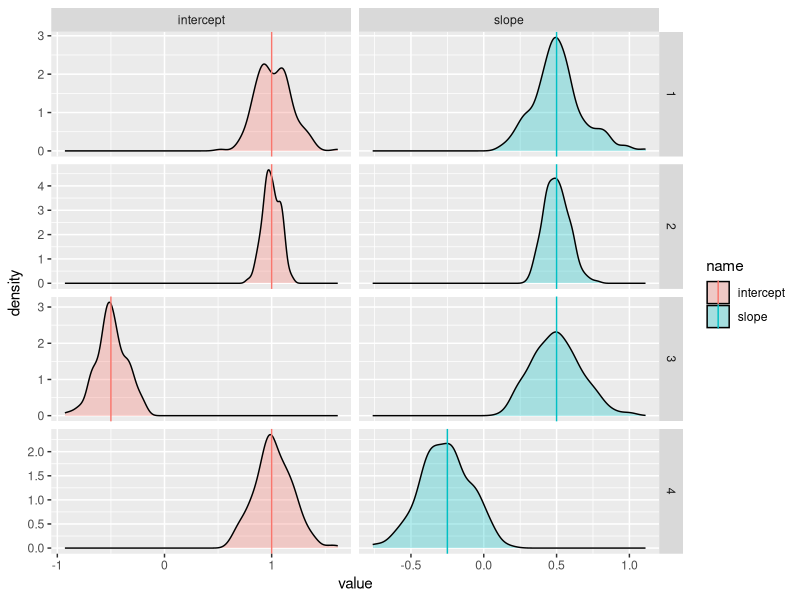
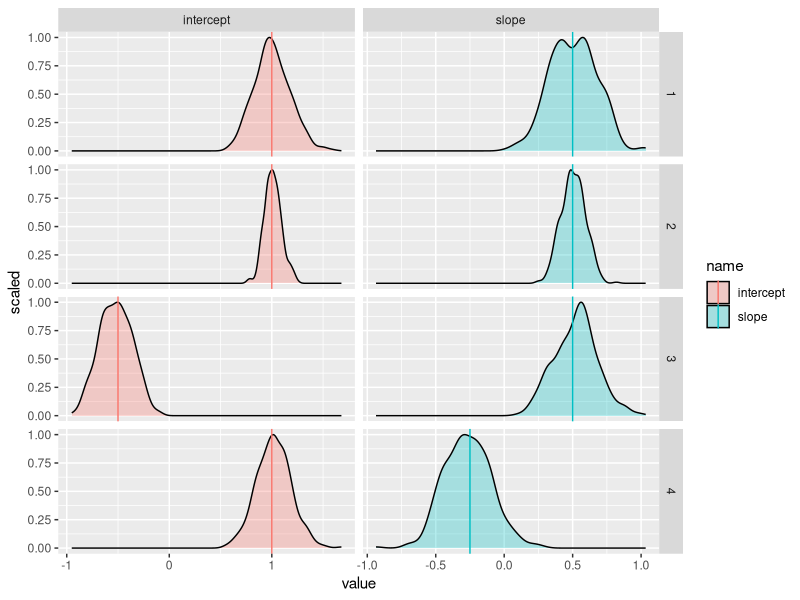
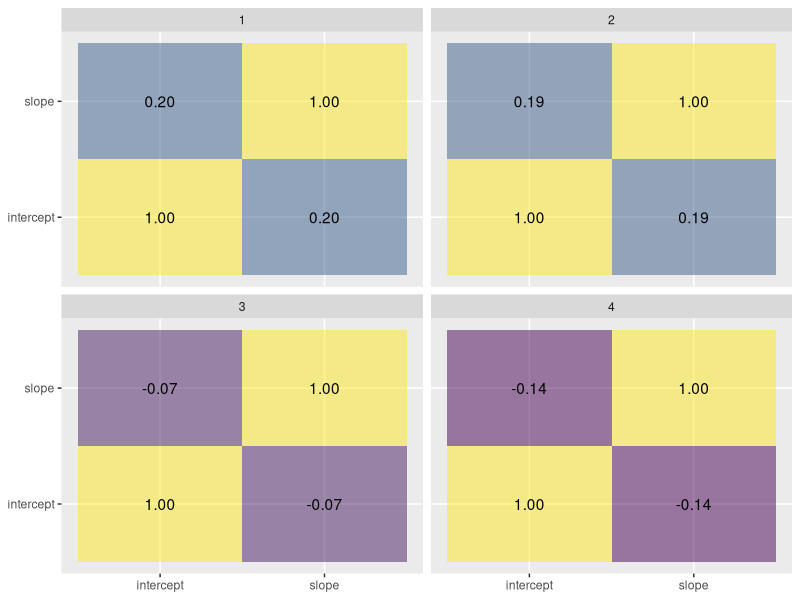
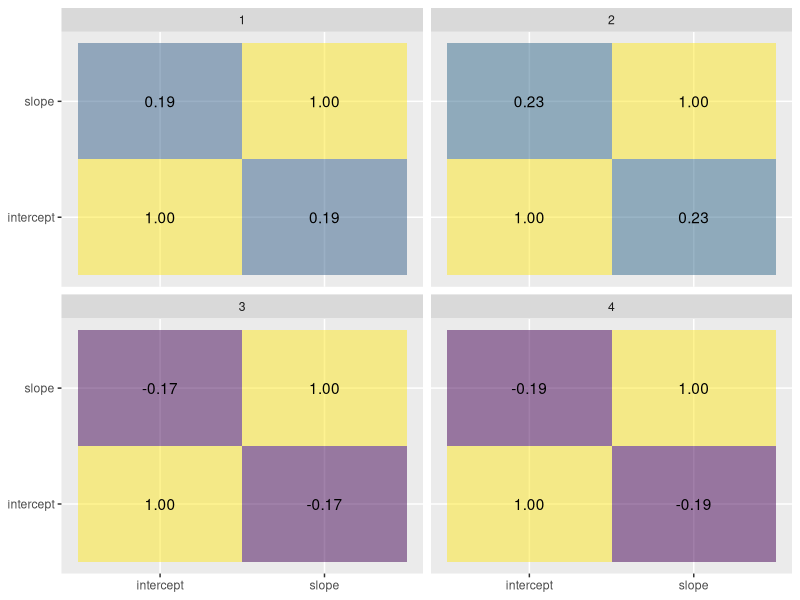
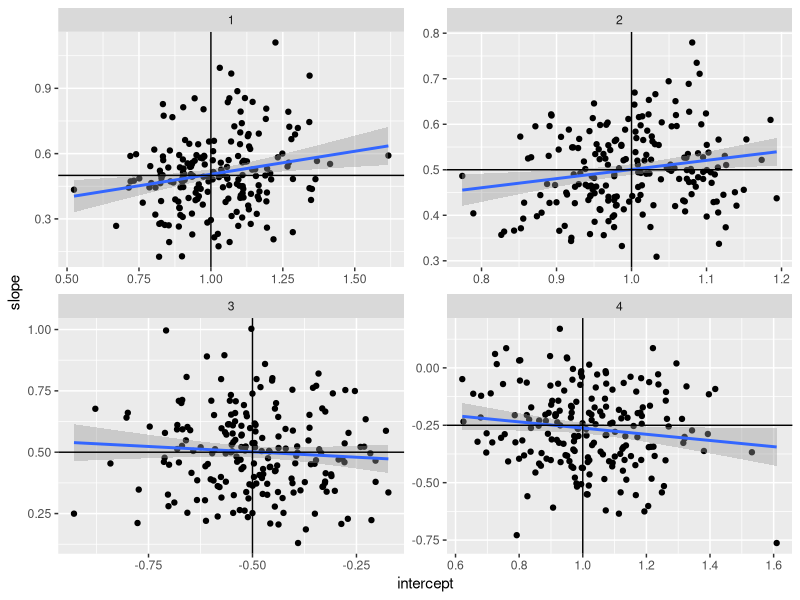
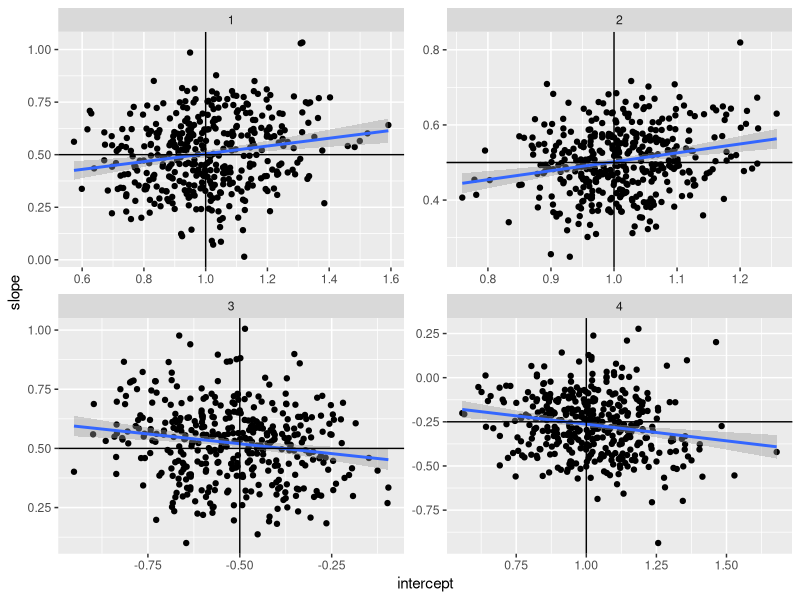

These charts were generated, in order, by the following R code:
## ---- chunk 1
library(tidyverse)
## ---- chunk 2
generate.and.estimate.logit.regression.1 <- function(n, intercept, slope) {
  x <- rnorm(n)
  y <- intercept + slope * x
  p <- plogis(y)
  c <- sapply(p, rbinom, n = 1, size = 1)
  model <- glm(
    formula = c ~ 1 + x,
    family = binomial(link = "logit")
  )
  result <- data.frame(
    intercept = coef(model)[[1]],
    slope = coef(model)[[2]]
  )
  return(result)
}
## ---- chunk 3
generate.and.estimate.logit.regression.2 <- function(n, intercept, slope) {
  x <- rnorm(n)
  y <- intercept + slope * x + rlogis(n)
  c <- y > 0
  model <- glm(
    formula = c ~ 1 + x,
    family = binomial(link = "logit")
  )
  result <- data.frame(
    intercept = coef(model)[[1]],
    slope = coef(model)[[2]]
  )
  return(result)
}
## ---- chunk 4
parameters <- tibble(
  parameter.set = seq(4),
  n.data = c(200, 800, 200, 200),
  intercept = c(1, 1, -0.5, 1),
  slope = c(0.5, 0.5, 0.5, -0.25)
)
parameters
## ---- chunk 5
estimated.parameters.1 <- parameters %>%
  expand_grid(
    run = seq(200)
  ) %>%
  rowwise() %>%
  mutate(
    generate.and.estimate.logit.regression.1(
      n = n.data,
      intercept = intercept,
      slope = slope
    )
  ) %>%
  ungroup()
estimated.parameters.1
## ---- chunk 6
estimated.parameters.2 <- parameters %>%
  expand_grid(
    run = seq(400)
  ) %>%
  rowwise() %>%
  mutate(
    generate.and.estimate.logit.regression.2(
      n = n.data,
      intercept = intercept,
      slope = slope
    )
  ) %>%
  ungroup()
estimated.parameters.2
## ---- chunk 7
ggplot() +
  geom_density(
    mapping = aes(
      x = value,
      fill = name
    ),
    data = estimated.parameters.1 %>%
      pivot_longer(
        cols = c("intercept", "slope")
      ),
    alpha = 0.3
  ) +
  geom_vline(
    mapping = aes(
      xintercept = value,
      col = name
    ),
    data = parameters %>%
      pivot_longer(
        cols = c("intercept", "slope")
      )
  ) +
  facet_grid(
    cols = vars(name),
    rows = vars(parameter.set),
    scales = "free"
  )
## ---- chunk 8
ggplot() +
  geom_density(
    mapping = aes(
      x = value,
      y = after_stat(scaled),
      fill = name
    ),
    data = estimated.parameters.2 %>%
      pivot_longer(
        cols = c("intercept", "slope")
      ),
    alpha = 0.3
  ) +
  geom_vline(
    mapping = aes(
      xintercept = value,
      col = name
    ),
    data = parameters %>%
      pivot_longer(
        cols = c("intercept", "slope")
      )
  ) +
  facet_grid(
    cols = vars(name),
    rows = vars(parameter.set),
    scales = "free"
  )
## ---- chunk 9
ggplot(
  mapping = aes(
    x = parameter.1,
    y = parameter.2,
    fill = correlation,
    label = sprintf("%.2f", correlation)
  ),
  data = estimated.parameters.1 %>%
    group_by(parameter.set) %>%
    reframe(
      expand_grid(
        parameter.1 = c("intercept", "slope"),
        parameter.2 = c("intercept", "slope")
      ),
      correlation = c(cor(data.frame(intercept, slope)))
    )
) +
  geom_tile(alpha = 0.5) +
  geom_text() +
  scale_fill_viridis_c() +
  guides(fill = "none") +
  labs(
    x = NULL,
    y = NULL
  ) +
  facet_wrap(
    facets = vars(parameter.set)
  )
## ---- chunk 10
ggplot(
  mapping = aes(
    x = parameter.1,
    y = parameter.2,
    fill = correlation,
    label = sprintf("%.2f", correlation)
  ),
  data = estimated.parameters.2 %>%
    group_by(parameter.set) %>%
    reframe(
      expand_grid(
        parameter.1 = c("intercept", "slope"),
        parameter.2 = c("intercept", "slope")
      ),
      correlation = c(cor(data.frame(intercept, slope)))
    )
) +
  geom_tile(alpha = 0.5) +
  geom_text() +
  scale_fill_viridis_c() +
  guides(fill = "none") +
  labs(
    x = NULL,
    y = NULL
  ) +
  facet_wrap(
    facets = vars(parameter.set)
  )
## ---- chunk 11
ggplot(
  mapping = aes(
    x = intercept,
    y = slope
  ),
  data = estimated.parameters.1,
    alpha = 0.1
) +
  geom_point() +
  geom_smooth(
    formula = y ~ x,
    method = "lm"
  ) +
  geom_vline(
    mapping = aes(
      xintercept = intercept
    ),
    data = parameters
  ) +
  geom_hline(
    mapping = aes(
      yintercept = slope
    ),
    data = parameters
  ) +
  facet_wrap(
    facets = vars(parameter.set),
    scales = "free"
  )
## ---- chunk 12
ggplot(
  mapping = aes(
    x = intercept,
    y = slope
  ),
  data = estimated.parameters.2,
    alpha = 0.1
) +
  geom_point() +
  geom_smooth(
    formula = y ~ x,
    method = "lm"
  ) +
  geom_vline(
    mapping = aes(
      xintercept = intercept
    ),
    data = parameters
  ) +
  geom_hline(
    mapping = aes(
      yintercept = slope
    ),
    data = parameters
  ) +
  facet_wrap(
    facets = vars(parameter.set),
    scales = "free"
  )
